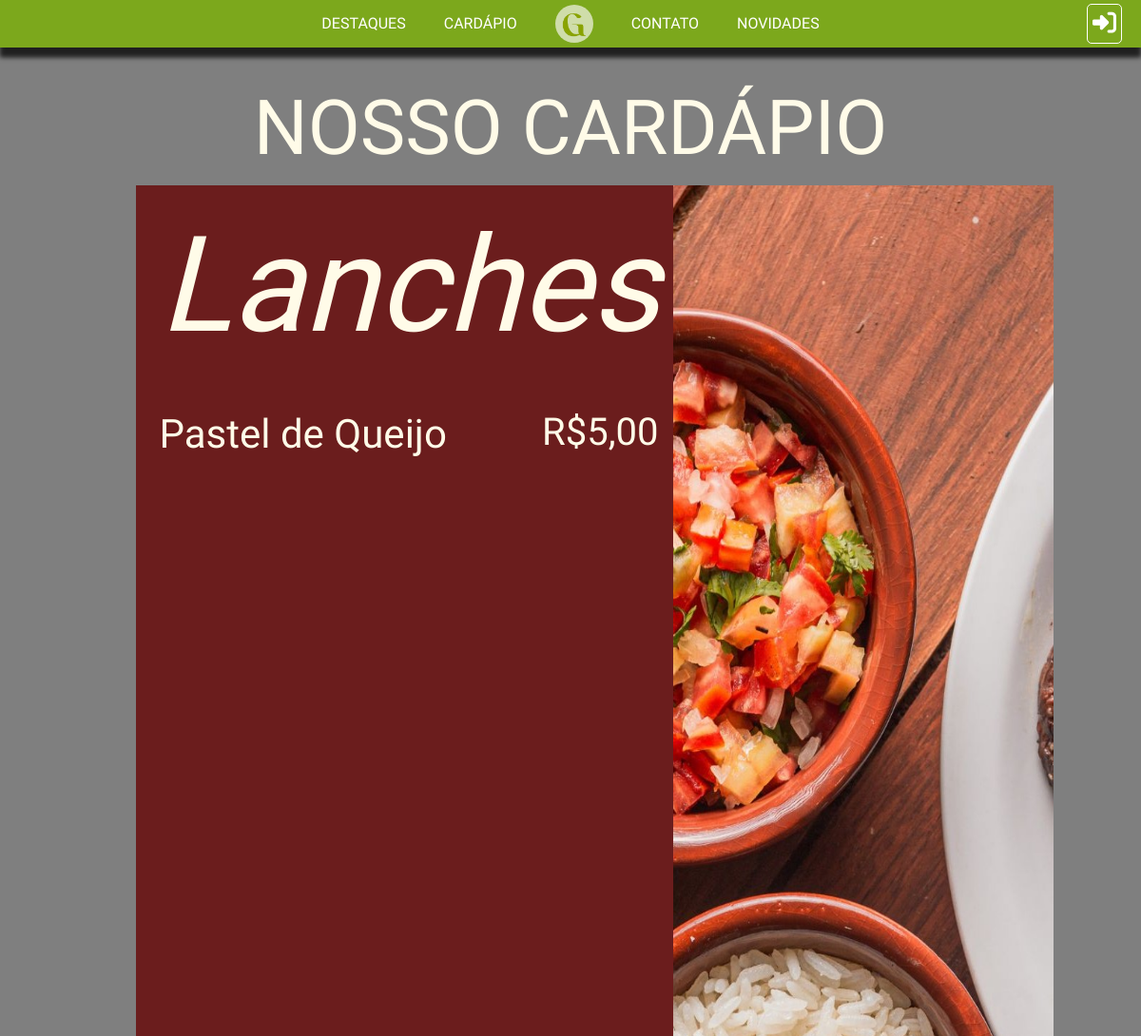
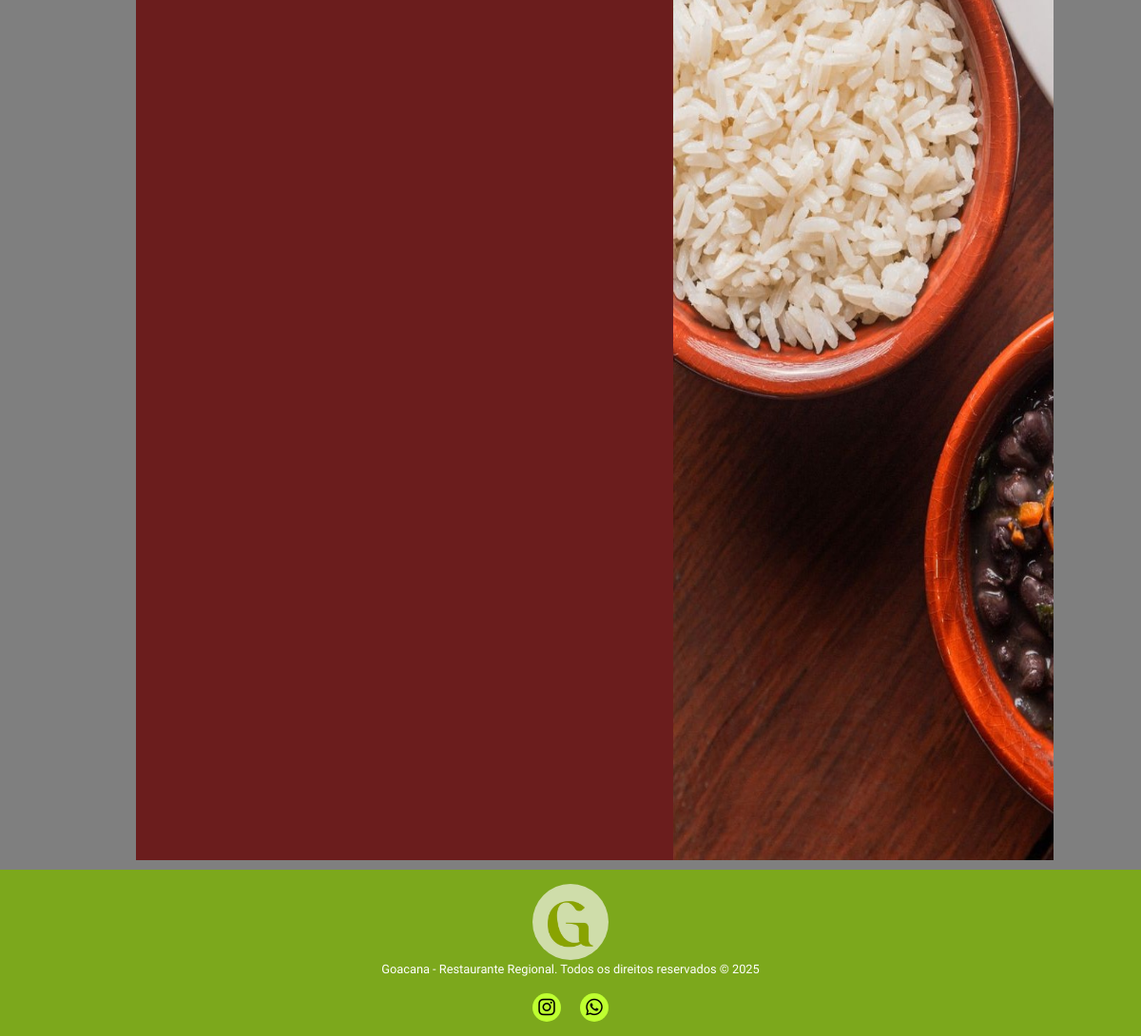
The app's page /cardv2, older data (2 pictures, top to bottom).
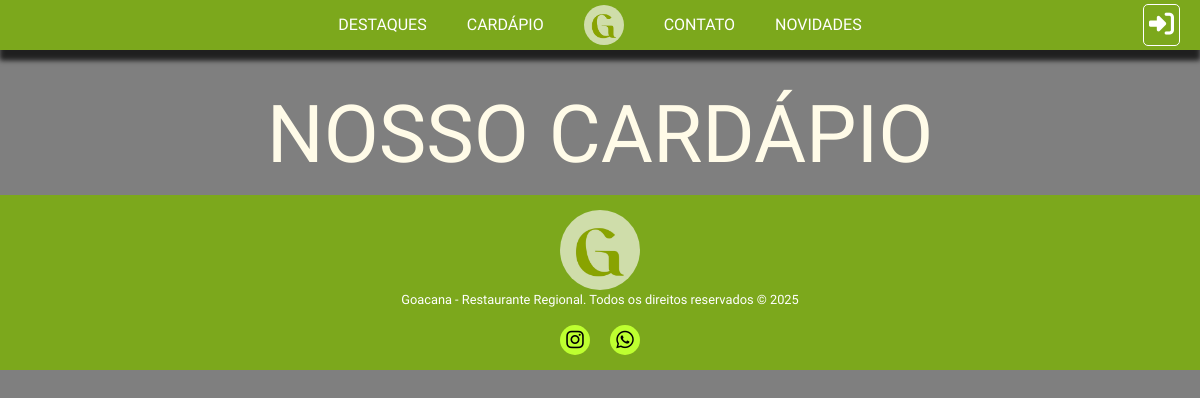
The same page, newer data.
### core/models.py (models this page shows, shortened)
class TB_CATEGORIAS(models.Model):
    Nome = models.CharField(max_length=45)
    Ordem = models.IntegerField()

class TB_PRATOS(models.Model):
    Nome = models.CharField(max_length=45, null=False)
    Disponibilidade = models.BooleanField(default=True)
    Destaque = models.BooleanField(default=False)
    Preco = models.DecimalField(null=False, decimal_places=2, max_digits=6)
    Imagem = models.ImageField(upload_to='pratos/', null=True, blank=True)
    Categoria = models.ForeignKey('TB_CATEGORIAS', on_delete=models.PROTECT, null=False)

### core/views.py (the view)
# urls.py: path('cardv2', cardv2, name='cardv2'),
def cardv2 (request):
    lista_pratos = TB_PRATOS.objects.filter(Disponibilidade=True)
    lista_cat_pratos = TB_PRATOS.objects.filter(Disponibilidade=True).values_list('Categoria_id', flat=True)
    lista_cat = TB_CATEGORIAS.objects.all().order_by('Ordem')
    acomp = TB_ACOMPANHAMENTOS.objects.all
    randomn = []
    for cat in lista_cat:
        randomn.append(random.randint(1,3))
    contexto = {'lista_pratos': lista_pratos, 'lista_cat': lista_cat, 'acomp': acomp, 'active': lista_cat_pratos, 'aleatorio': randomn}
    return render (request, 'cardv2.html', contexto)

### core/templates/cardv2.html (shortened to what this page needs)
{% extends 'base/base.html' %}
{% load static %}
{% block 'header' %}
<link rel="stylesheet" href="{% static 'CSS/cardapiodos.css' %}">
{% endblock %}
{% block 'content' %}
<div class="titulo-principal">NOSSO CARDÁPIO</div>
{% for cat in lista_cat %}
    {% if cat.id in active %}
    <div class="container1">
        <div class="info-side">
            <div class="titulo">{{ cat.Nome }}</div>
            {% for prato in lista_pratos %}
                {% if prato.Categoria_id == cat.id %}
                    <div class="comida">
                        <div class="titulo-comidas">{{ prato.Nome }}<p>R${{ prato.Preco }}</p></div>
                    </div>
                {% endif %}
            {% endfor %}
        </div>
        <div class="imagem">
            <img class="pag2" width="400px" height="1800px" src="{% static 'images/pag2.jpg' %}">
        </div>
    </div>
    {% endif %}
{% endfor %}
{% endblock %}

Row changes from the older to the newer data that the page shows:
removed TB_CATEGORIAS: Nome "Lanches"
removed TB_PRATOS: Nome "Pastel de Queijo", Preco "5,00"
